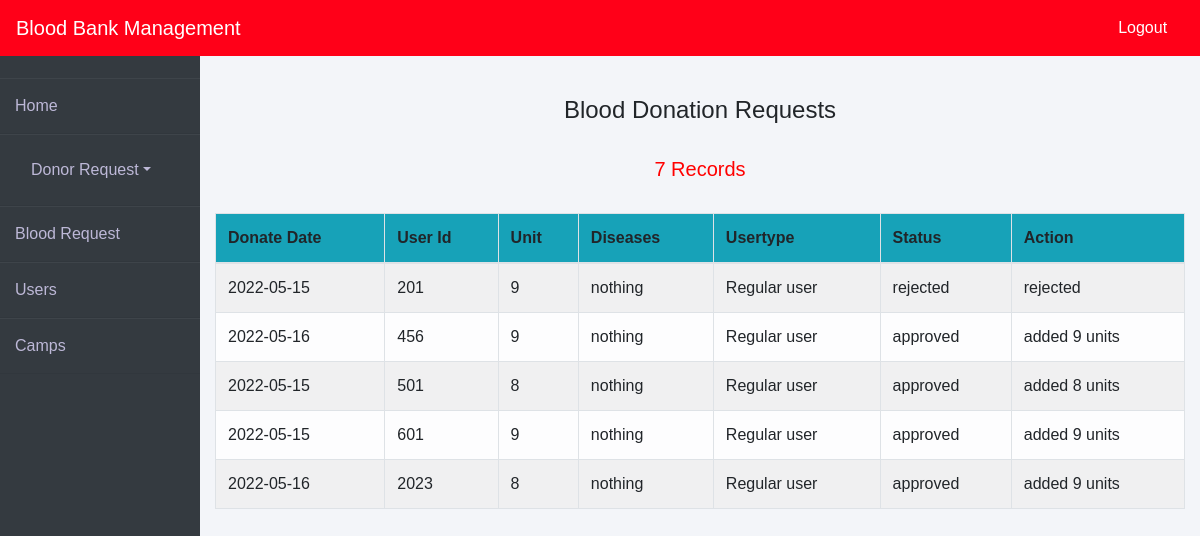
Page /admin_donation_request.php on the committed database.
### tables this page shows
CREATE TABLE `blood_donation` (
  `unit` int(20) NOT NULL,
  `diseases` varchar(30) NOT NULL,
  `usertype` varchar(30) NOT NULL,
  `request_date` date NOT NULL,
  `donor_id` int(20) NOT NULL,
  `donation_id` int(20) NOT NULL,
  `admin_id` int(20) NOT NULL,
  `status` varchar(40) NOT NULL,
  `action` varchar(40) NOT NULL
);

### admin_donation_request.php (the view, shortened to what this page needs)
<!DOCTYPE html>
<html lang="en">
<head>
    <link rel="stylesheet" href="https://maxcdn.bootstrapcdn.com/bootstrap/4.0.0/css/bootstrap.min.css">
    <link rel="stylesheet" href="https://cdnjs.cloudflare.com/ajax/libs/font-awesome/5.14.0/css/all.css">
    <link rel = "stylesheet" href = "css/home.css">
</head>
<body>
    <nav class="navbar navbar-expand-lg navbar-light fixed-top bg-danger">
        <a style="color:white;" class="navbar-brand" href="admin_donation_request.php">Blood Bank Management</a>
        <div class="navbar-collapse collapse w-100 order-3 dual-collapse2">
            <ul class="navbar-nav ml-auto">
                <li class="nav-item">
                    <a class="nav-link" style="color: white;" href="admin_login.php">Logout &nbsp;</a>
                </li>
            </ul>
        </div>
      </nav>
    <br><br>
    <div class="wrapper">
    <div class="sidebar">
        <ul>
            <li><a style="text-decoration:none;" href="admin.php">Home</a></li>
            <li class="nav-item dropdown">
                        <a class="nav-link dropdown-toggle" data-toggle="dropdown">Donor Request</a>
                    </li>
            <li><a style="text-decoration:none;" href="admin_blood_request.php">Blood Request</a></li>
            <li><a style="text-decoration:none;" href="users.php"> Users</a></li>
            <li><a style="text-decoration:none;" href="camp.php"> Camps</a></li>
        </ul>
    </div>
    <div class="main_content">
    <?php
        include 'database.php';
        $admin= $_SESSION['adminid'];
        $sql = "SELECT * FROM blood_donation WHERE ( admin_id = '1' AND status = 'pending' ) OR admin_id = '" . $admin . "'";
        $result = mysqli_query($con,$sql);
        $num_rows = mysqli_num_rows($result);
    ?>
        <br><br>
        <div class="container">
            <H4 class="text-center">Blood Donation Requests</H4><br>
        <h5 class="text-center" style="color: red;"><?php echo $num_rows; ?> Records</h5><br>
            <table class="table table-light table-hover table-bordered table-striped">
                <thead class="bg-info">
                    <tr>
                        <th scope="col">Donate Date</th>
                        <th scope="col">User Id</th>
                        <th scope="col">Unit</th>
                        <th scope="col">Diseases</th>
                        <th scope="col">Usertype</th>
                        <th scope="col">Status</th>
                        <th scope="col">Action</th>
                    </tr>
                </thead>
                <tbody>
                <?php
                    while ($row = mysqli_fetch_assoc($result)){
                        if($row['usertype']=='Regular user'){
                        echo "<tr>";
                            echo "<td>" . $row['request_date'] . "</td>";
                            echo "<td>" . $row['donor_id'] . "</td>";
                            echo "<td>" . $row['unit'] . "</td>";
                            echo "<td>" . $row['diseases'] . "</td>";
                            echo "<td>" . $row['usertype'] . "</td>";
                            if ($row['status'] == 'pending')
                            {
                                    echo "<td align='center'><form method = 'POST'>
                                    <input type = 'submit' name = 'approve' value = 'Approve' class='btn btn-primary' style='width:180px;height:60px;''> <br><br>";
                                    echo "<input type = 'submit' name = 'reject' value = 'Reject' class='btn btn-danger ' style='width:180px;height:60px;' >";
                                    echo "<input type = 'hidden' name = 'donation_id' value = " . $row['donation_id'] ." >";
                                    echo "<input type = 'hidden' name = 'donor_id' value = " . $row['donor_id'] ." >";
                                    echo "<input type = 'hidden'  name = 'unit' value = " . $row['unit'] ."></form></td>";
                                }
                            else{
                                echo "<td>" . $row['status'] . "</td>";
                            }
                            echo "<td>" . $row['action'] . "</td>";
                        echo "</tr>";
                    }
                }
                ?>
                </tbody>
            </table>
        </div>
    </div>
</div>
</body>
</html>

### css/home.css (style rules this page uses)
* { margin: 0; padding: 0; box-sizing: border-box; list-style: none; text-decoration: none; font-family: 'Josefin Sans', sans-serif; }
body { background-color: #f3f5f9; }
.bg-danger { background-color: #ff0018!important; }
.wrapper { display: flex; position: relative; }
.wrapper .sidebar { width: 200px; height: 100%; background: #343a40; padding: 30px 0px; position: fixed; }
.wrapper .sidebar ul li { padding: 15px; border-bottom: 1px solid #bdb8d7; border-bottom: 1px solid rgba(0,0,0,0.05); border-top: 1px solid rgba(255,255,255,0.05); }
.wrapper .sidebar ul li a { color: #bdb8d7; display: block; }
.wrapper .main_content { width: 100%; margin-left: 200px; }
.wrapper { margin: 0 auto; }

### rows in the picture
blood_donation: request_date "2022-05-15", donor_id "201", unit "9", diseases "nothing", usertype "Regular user", status "rejected", action "rejected"
blood_donation: request_date "2022-05-16", donor_id "456", unit "9", diseases "nothing", usertype "Regular user", status "approved", action "added 9 units"
blood_donation: request_date "2022-05-15", donor_id "501", unit "8", diseases "nothing", usertype "Regular user", status "approved", action "added 8 units"
blood_donation: request_date "2022-05-15", donor_id "601", unit "9", diseases "nothing", usertype "Regular user", status "approved", action "added 9 units"
blood_donation: request_date "2022-05-16", donor_id "2023", unit "8", diseases "nothing", usertype "Regular user", status "approved", action "added 9 units"

### other values in the picture
$num_rows "7"
